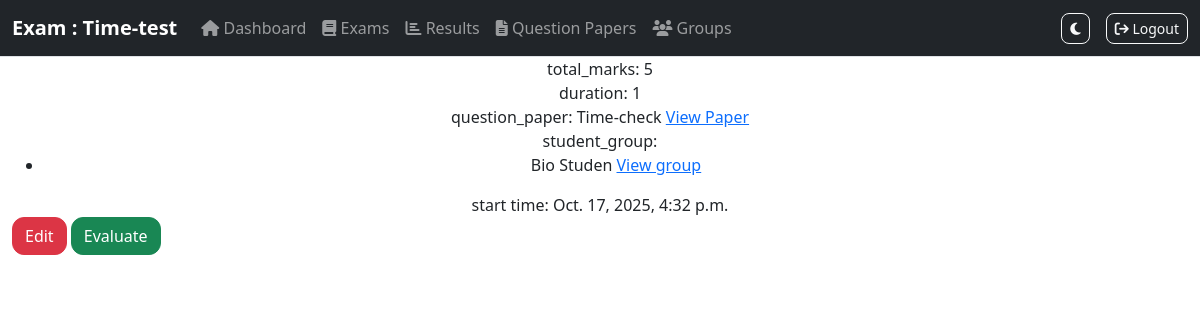
The page /prof/exams/25 (signed in) on the database its author committed.
### main/models/exam.py (models this page shows, shortened)
class Exam_Model(models.Model):
    professor = models.ForeignKey(User, limit_choices_to={'groups__name': "Professor"}, on_delete=models.CASCADE)
    name = models.CharField(max_length=50)
    total_marks = models.IntegerField()
    duration = models.IntegerField()
    question_paper = models.ForeignKey(Question_Paper, on_delete=models.CASCADE, related_name='exams')
    student_group = models.ManyToManyField(Special_Students, related_name='exams')
    start_time = models.DateTimeField(default=timezone.now)
    end_time = models.DateTimeField(default=timezone.now)

### main/models/question_paper.py (models this page shows, shortened)
class Question_Paper(models.Model):
    professor = models.ForeignKey(User, limit_choices_to={'groups__name': "Professor"}, on_delete=models.CASCADE)
    qPaperTitle = models.CharField(max_length=100)
    questions = models.ManyToManyField(Question_DB)

### main/models/group.py (models this page shows, shortened)
class Special_Students(models.Model):
    professor = models.ForeignKey(User, limit_choices_to={'groups__name': "Professor"}, on_delete=models.CASCADE)
    category_name = models.CharField(max_length=10)
    students = models.ManyToManyField(User, limit_choices_to={'groups__name': "Student"}, related_name='student_groups')

### prof/views/exam.py (the view)
def view_exam(request, exam_id):
    prof = request.user
    exam = Exam_Model.objects.get(professor=prof, pk=exam_id)  # type: ignore
    return render(request, 'prof/exam/view_exam.html', {
        'exam': exam, 'prof': prof, 'student_group': exam.student_group.all()
    })

### prof/templates/prof/exam/view_exam.html (shortened to what this page needs)
{% extends 'prof/base/base.html' %}
{% block navbar_title %}Exam : {{ exam.name }}{% endblock navbar_title %}
{% block body %}
    <div class="container-fluid">
        <div align="center">
            <div>
                total_marks: {{exam.total_marks}}<br>
                duration: {{exam.duration}}<br>
                question_paper: {{exam.question_paper.qPaperTitle}}
                <a href="{% url 'prof:view_specific_paper' exam.question_paper.id %}">View Paper</a><br>
                student_group:
                <ul>
                    {% for group in student_group %}
                    <li>
                        {{ group.category_name }}
                        <a href="{% url 'prof:view_specific_group' group.id %}">View group</a>
                    </li>
                    {% endfor %}
                </ul>
                start time: {{ exam.start_time }}
            </div>
        </div>
        <a href="{% url 'prof:edit_exam' exam.id %}" class="btn btn-danger">Edit</a>
        <a href="{% url 'prof:evaluate_exam' exam.id %}" class="btn btn-success ml-2">Evaluate</a>
    </div>
{% endblock body %}

### main/static/main/css/responsive-fixes.css (style rules this page uses)
html, body { overflow-x: hidden; max-width: 100%; }
.container, .container-fluid { max-width: 100%; overflow-x: hidden; }
a { word-wrap: break-word; overflow-wrap: break-word; }

### prof/templates/prof/base/base.html (style rules this page uses)
:root { --radius: .75rem; --space-1: .25rem; --space-2: .5rem; --space-3: 1rem; }
body { transition: background-color .2s ease, color .2s ease; }
.btn { border-radius: var(--radius); }

### rows shown on the page
Exam_Model: name "Time-test", total_marks "5", duration "1", question_paper.qPaperTitle "Time-check", start_time "Oct. 17, 2025, 4:32 p.m."
Special_Students: category_name "Bio Studen"
